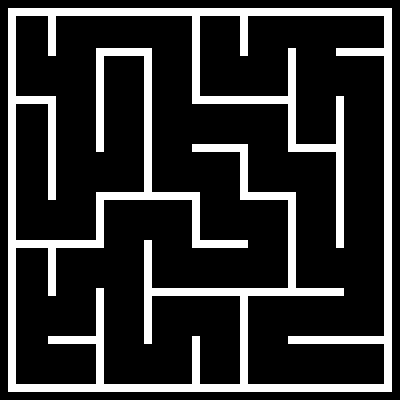

A level layout from a 2D game, rendered from its tile map. Below: a short description, then the map file with tile-grid data replaced by summaries:
An orthogonal 50x50 tile map with 8x8 px tiles, 1 tile layer (Background) and 40 objects (4x Painter, Player, Checkpoint).

<map version="1.10" tiledversion="1.10.2" orientation="orthogonal" renderorder="right-down" width="50" height="50" tilewidth="8" tileheight="8" infinite="0" nextlayerid="4" nextobjectid="44">
 <tileset firstgid="1" source="Mazeball.tsx" />
 <layer id="1" name="Background" width="50" height="50">
  <data>[2500 cells, 477 non-empty, 1 distinct tile ids]</data>
 </layer>
 <objectgroup id="2" name="Spawnpoints">
  <object id="37" name="Player" type="Player" x="158.5" y="19.5" width="30" height="30" />
  <object id="38" name="Painter" type="Painter" x="61.5" y="349" width="30" height="30">
   <properties>
    <property name="colour" value="Green" />
   </properties>
  </object>
  <object id="40" name="Painter" type="Painter" x="350" y="350.5" width="30" height="30">
   <properties>
    <property name="colour" value="Blue" />
   </properties>
  </object>
  <object id="41" name="Painter" type="Painter" x="302" y="108.5" width="30" height="30">
   <properties>
    <property name="colour" value="Yellow" />
   </properties>
  </object>
  <object id="39" name="Painter" type="Painter" x="16.5" y="108" width="30" height="30">
   <properties>
    <property name="colour" value="Red" />
   </properties>
  </object>
  <object id="43" name="Checkpoint" type="Checkpoint" x="204.75" y="369">
   <polygon points="0,0 32,-0.25 31.5,14.75 -0.25,15" />
  </object>
 </objectgroup>
 <objectgroup id="3" name="Walls">
  <object id="1" x="8" y="8.75">
   <polygon points="0,0 0,7.5 383.75,7.5 383.5,-0.5" />
  </object>
  <object id="2" x="8.25" y="17">
   <polygon points="0,0 7.5,0 8,367.75 -0.5,367.75" />
  </object>
  <object id="3" x="8" y="385">
   <polygon points="0,0 0.25,6.75 383.5,6.5 383.5,-0.75" />
  </object>
  <object id="4" x="384.25" y="384">
   <polygon points="0,0 7.5,0 7.25,-367 -0.25,-367.25" />
  </object>
  <object id="5" x="288.25" y="336.25">
   <polygon points="0,0 95.5,0 95.25,7.75 -0.25,8" />
  </object>
  <object id="6" x="240" y="296">
   <polygon points="0,0 7.75,0 8,88 0.25,88" />
  </object>
  <object id="7" x="192.25" y="336">
   <polygon points="0,0 8,0.25 7.5,47.75 -0.5,48" />
  </object>
  <object id="8" x="96.5" y="288.25">
   <polygon points="0,0 7,-0.25 7.75,95.5 -0.75,95.75" />
  </object>
  <object id="9" x="95.5" y="335.75">
   <polygon points="0,0 -47,0 -47,8.5 -0.25,8.25" />
  </object>
  <object id="10" x="143.75" y="240.25">
   <polygon points="0,0 8,0.25 8.25,103.5 0,103.25" />
  </object>
  <object id="11" x="152" y="288.5">
   <polygon points="0,0 0.25,7.5 191.5,7 192,-0.5" />
  </object>
  <object id="12" x="288" y="192">
   <polygon points="0,0 8,0.25 7.75,96 -0.25,95.75" />
  </object>
  <object id="13" x="240.25" y="192.25">
   <polygon points="0,0 47.5,0.25 47.25,8 0,7.5" />
  </object>
  <object id="14" x="239.75" y="152.5">
   <polygon points="0,0 8,0 7.75,39.25 0.5,39.5" />
  </object>
  <object id="15" x="192.75" y="144.25">
   <polygon points="0,0 55.25,-0.25 55,7.75 -0.5,7.5" />
  </object>
  <object id="16" x="192.5" y="248">
   <polygon points="0,0 55.25,-0.25 55.25,-7.5 -0.5,-7.75" />
  </object>
  <object id="17" x="191.75" y="200.25">
   <polygon points="0,0 7.75,-0.25 8.25,39 0.25,39.5" />
  </object>
  <object id="18" x="96.5" y="192.25">
   <polygon points="0,0 0,7.75 103,7.5 103,0" />
  </object>
  <object id="20" x="96.25" y="200.75">
   <polygon points="0,0 8,0 8,47.5 -0.75,47" />
  </object>
  <object id="21" x="16" y="240.5">
   <polygon points="0,0 79.5,-0.25 79,7.5 0,7.25" />
  </object>
  <object id="22" x="48.25" y="248.75">
   <polygon points="0,0 8,-0.25 7.5,47 -0.5,46.75" />
  </object>
  <object id="23" x="16" y="96.5">
   <polygon points="0,0 39.75,-0.25 40,7.5 0,7.5" />
  </object>
  <object id="24" x="48" y="104">
   <polygon points="0,0 7.75,0.25 8,95.5 0,95.5" />
  </object>
  <object id="25" x="47.75" y="16.75">
   <polygon points="0,0 8.25,0 7.75,39.5 0.25,39" />
  </object>
  <object id="26" x="96.25" y="56.25">
   <polygon points="0,0 7.75,-0.25 7.75,95.25 -0.25,95.5" />
  </object>
  <object id="27" x="95.75" y="48">
   <polygon points="0,0 0,7.75 56.25,8.25 56.5,0" />
  </object>
  <object id="28" x="144.25" y="56.75">
   <polygon points="0,0 7.75,0.25 7.5,135.25 -0.25,135.75" />
  </object>
  <object id="30" x="192" y="17">
   <polygon points="0,0 8,0 8,87.25 -0.5,86.5" />
  </object>
  <object id="31" x="199.75" y="96.25">
   <polygon points="0,0 87.75,-0.25 88,7.5 0.75,7.75" />
  </object>
  <object id="32" x="240" y="16.5">
   <polygon points="0,0 8,0.25 8,39.25 0.25,39.25" />
  </object>
  <object id="33" x="336.25" y="48.25">
   <polygon points="0,0 0.25,7.5 47.5,7.75 47.5,-0.25" />
  </object>
  <object id="34" x="288.5" y="48.5">
   <polygon points="0,0 7.5,-0.5 7.5,103 -0.75,103" />
  </object>
  <object id="35" x="296.25" y="144.5">
   <polygon points="0,0 39.5,0 39.75,7.25 0,7.25" />
  </object>
  <object id="36" x="336.5" y="96">
   <polygon points="0,0 7.25,0 7.25,151.5 -0.25,151.25" />
  </object>
 </objectgroup>
</map>
